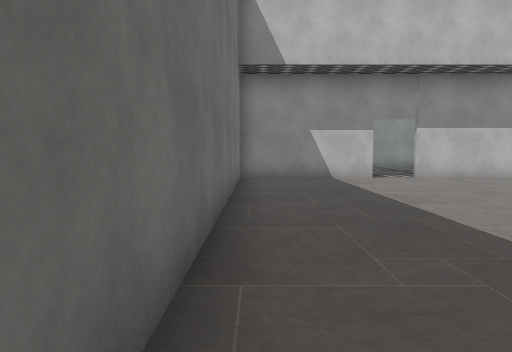
view 1 (above)

24 first-person views from a walk through a 3-D level made in the Unity game engine. The camera is 1.3 m above the floor, tilts 4° down and sees 70° across. The floor is counted in squares, 1.68 m on a side. Each view is taken from the middle of a square. On the plan, view 1 faces up. The plan holds only what a view shows up to about 12 squares ahead; the rest is blank. The place goes on beyond the plan. The player is left out. Some surface patterns are stand-ins.

view 2
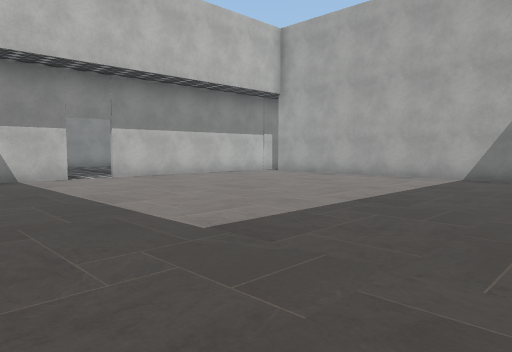

view 3
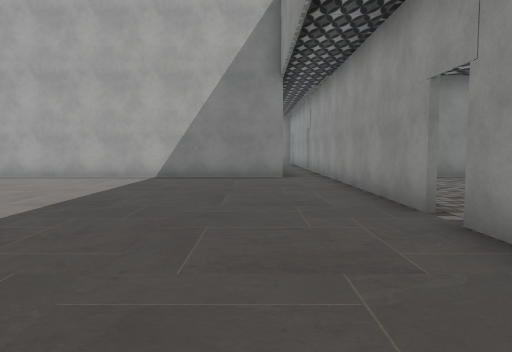

view 4
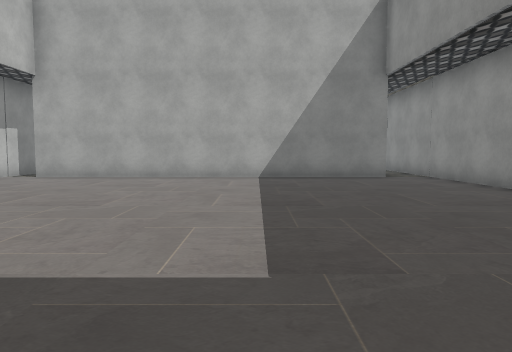

view 5
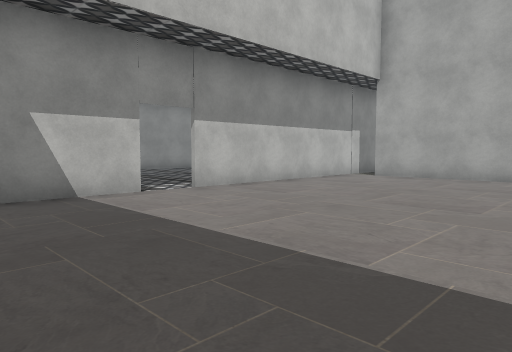

view 6
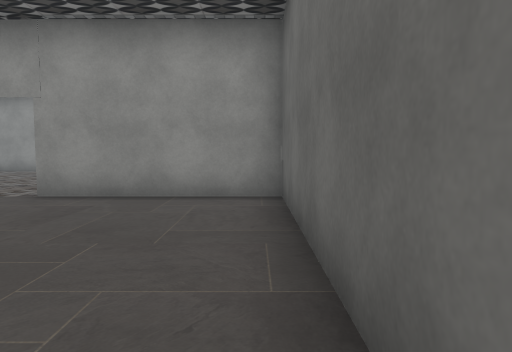

view 7
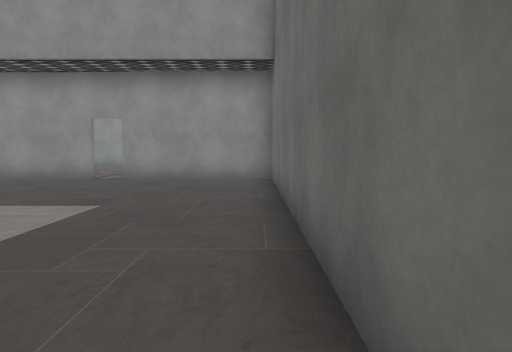

view 8
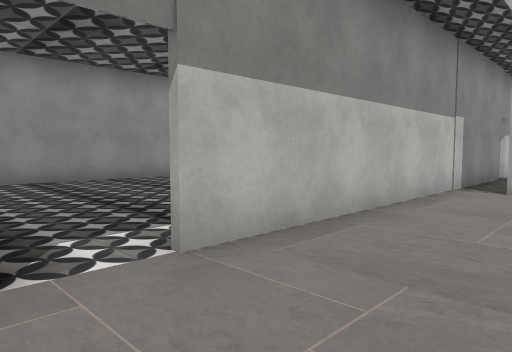

view 9
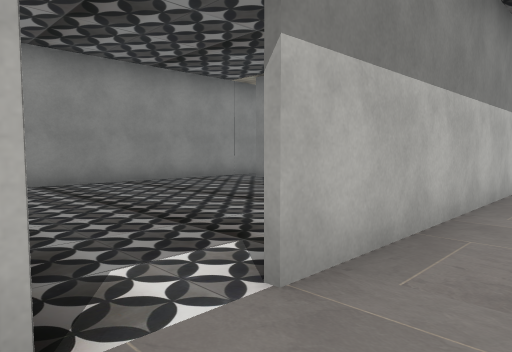

view 10
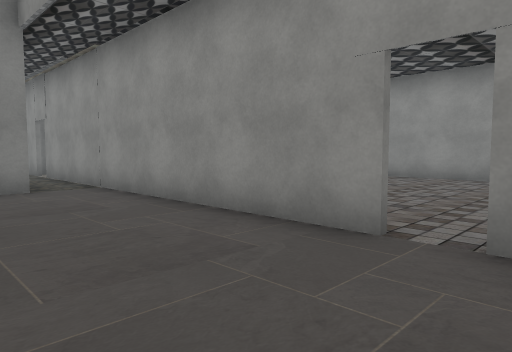

view 11
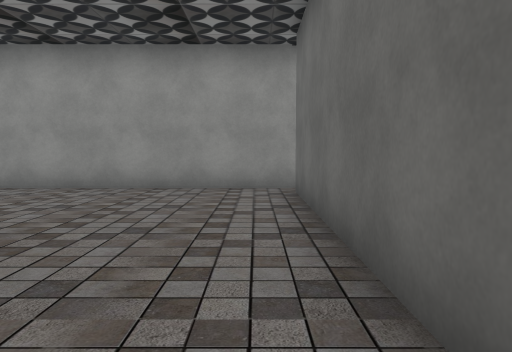

view 12
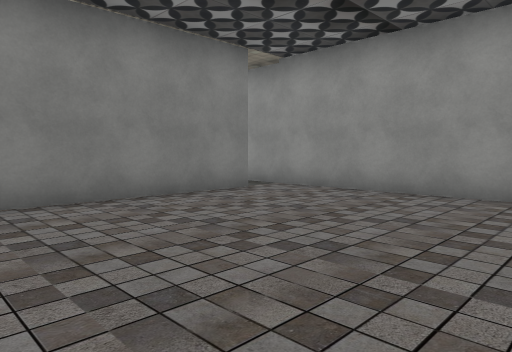

view 13
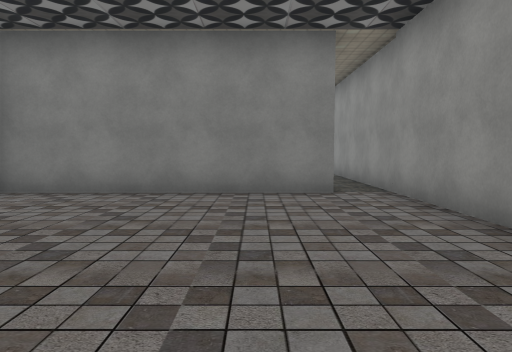

view 14
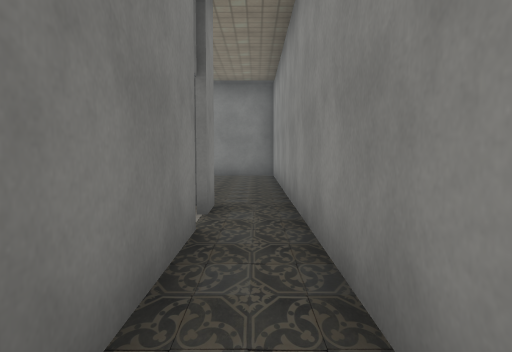

view 15
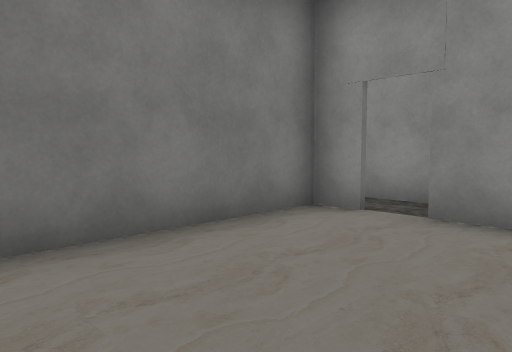

view 16
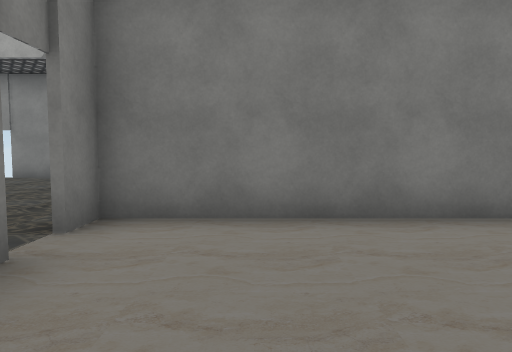

view 17
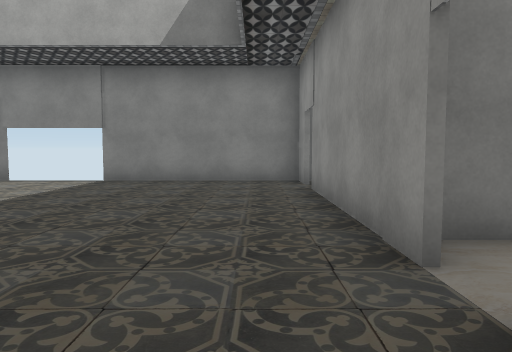

view 18
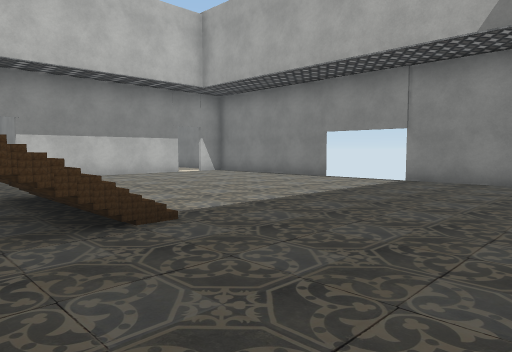

view 19
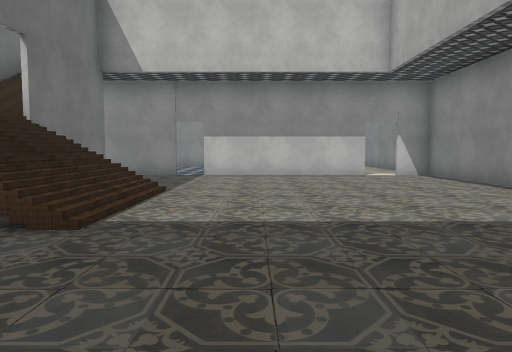

view 20
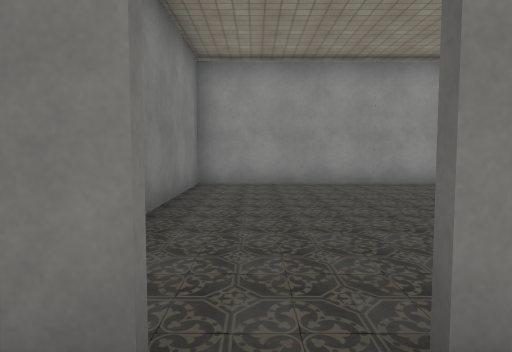

view 21
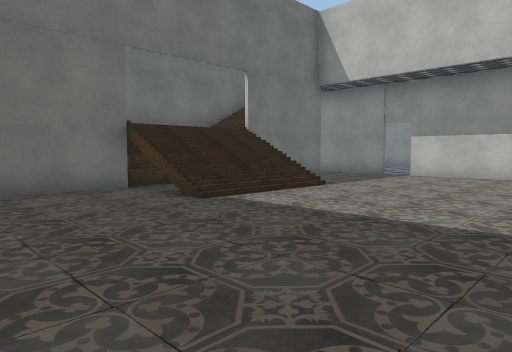

view 22
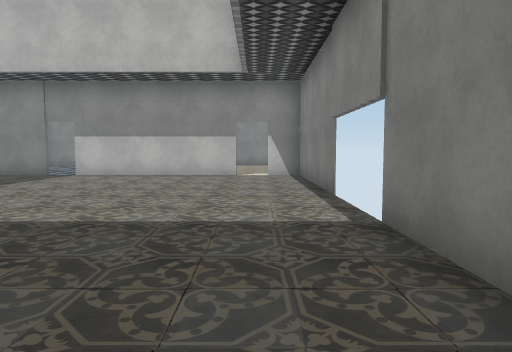

view 23
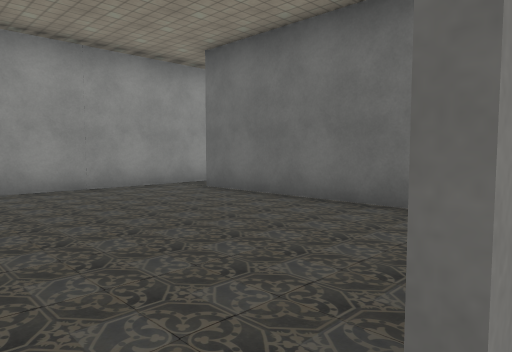

view 24
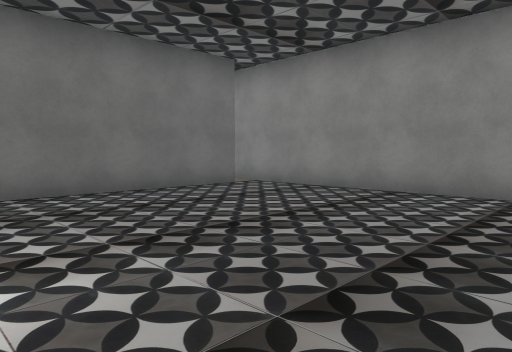

### Floor plan
Key: @ floor where view 1 was taken; # wall or solid block; x gap in a wall; . floor; / step, stairs or slope.
Columns run from 1 left of view 1 to 23 right of it. Each row starts with its distance up from view 1.
 18     #########
 17     #.......#
 16     #.......#
 15     #......
 14     #.......
 13     #.......
 12     #.......
 11     #.......
 10 #####.##########.#####.##
  9 #...........# x.........#
  8 #...........#/#.........#
  7 #...........#/#.........#
  6 #...........#/##/.......#
  5 #...........# ///.......
  4 #...........# ///.......
  3 #...........# ///.......
  2 #...........# #.........#
  1 #...........# #.........#
  0 #@..........# #.........#
 -1 #...........//..........#
 -2 #####.##########.#####.##
 -3     #.......# ...#......
 -4     #.......#....#......
 -5     #.......# ...#......
 -6     #.......# ...#......#
 -7     #.......# ...#......#
 -8     #.......####.#......#
 -9     ....................#
-10     #####################

Positions as (right, up) in squares from view 1, and headings:
1: (0, 0), facing up
2: (0, 0), facing up-right
3: (0, 0), facing right
4: (0, 3), facing right
5: (0, 4), facing up-right
6: (0, 4), facing down
7: (0, 8), facing down
8: (3, 8), facing up-right
9: (3, 9), facing up-right
10: (3, 1), facing down-right
11: (4, -2), facing down
12: (5, -3), facing down-right
13: (4, -7), facing right
14: (11, -9), facing right
15: (13, -4), facing down-right
16: (12, -4), facing right
17: (13, -1), facing right
18: (13, -1), facing up-right
19: (17, -1), facing up
20: (21, -1), facing down
21: (20, -1), facing up-left
22: (21, -1), facing up
23: (21, -2), facing down-left
24: (10, 11), facing up-left
